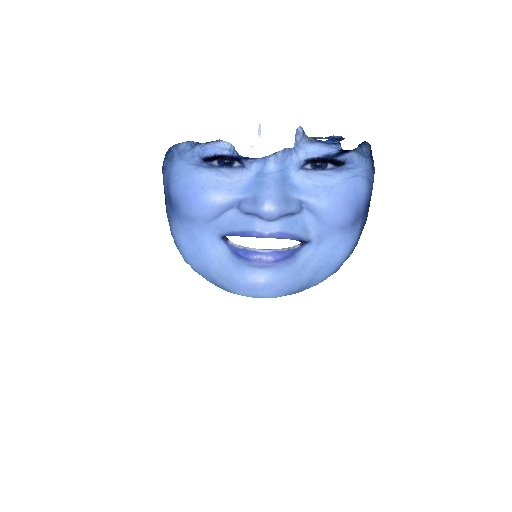
#> input picture Style Recommendation/Masking/result_masking.jpg, 512 x 512 px
$ python tryv2.py
#> lines starting #> are read from the running program, lines starting #| are printed output that depends on the picture; after the words box and inside, x2 and y2 are one past the last pixel; in counts of white or black regions, pixels touching at a corner belong together
import cv2
import numpy as np

# Load segmented image
segmented_image = cv2.imread('result_masking.jpg')
#> segmented_image is the input picture: shape (512, 512, 3); mean B, G, R 250.8, 245, 242.2

# Convert segmented image to grayscale
gray_segmented = cv2.cvtColor(segmented_image, cv2.COLOR_BGR2GRAY)
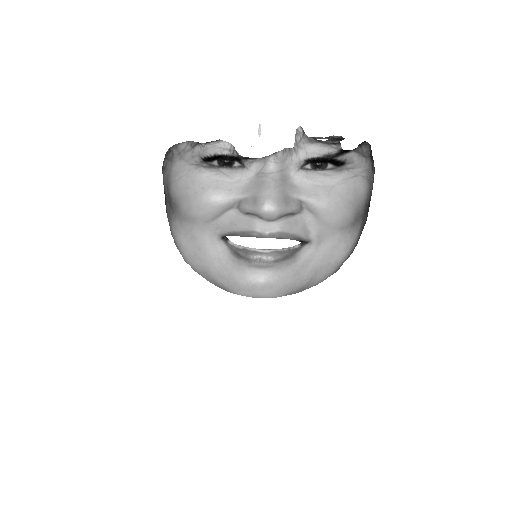
#> gray_segmented: shape (512, 512); min 1, max 255, mean 244.9

# Threshold the grayscale image to get a binary mask
_, mask = cv2.threshold(gray_segmented, 1, 255, cv2.THRESH_BINARY)
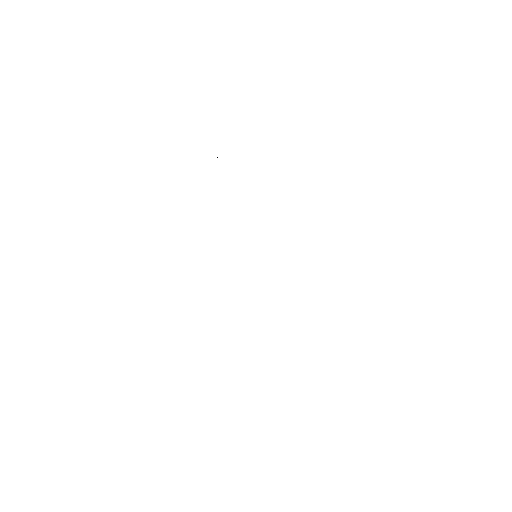
#> mask: shape (512, 512); 100% white; black in thin lines or dots, all inside (x1, y1, x2, y2) = (217, 157, 218, 158)

# Create a new mask to keep only specific facial components (e.g., eyes, nose, mouth)
specific_mask = np.zeros_like(mask)
specific_mask[(mask == 1) & ((segmented_image[:,:,2] == 255) | (segmented_image[:,:,1] == 255))] = 255

# Apply the specific mask to the original image
result = cv2.bitwise_and(segmented_image, segmented_image, mask=specific_mask)
#> result: shape (512, 512, 3); every value is 0

# Save the result
cv2.imwrite('specific_components_only.jpg', result)
